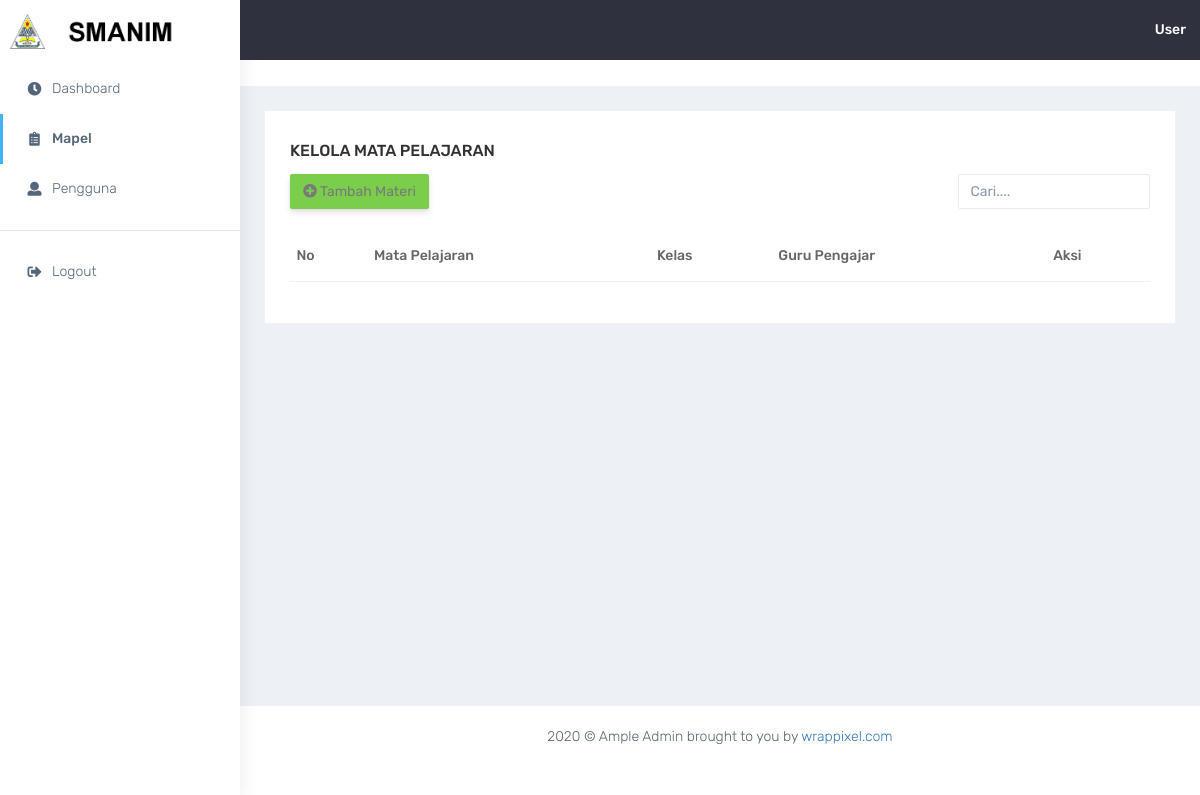
The page /admin/mapel.php (signed in) on the database as committed earlier.
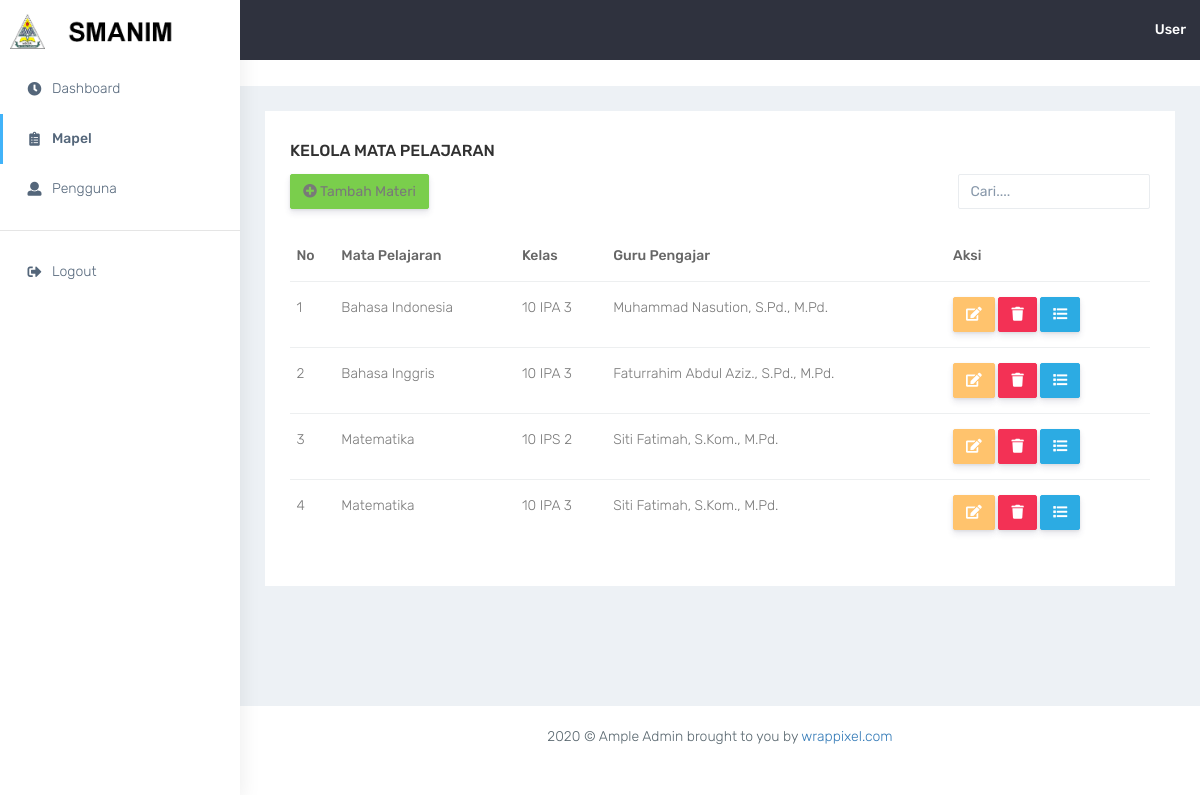
The same page on the database as committed later.
### tables this page shows
CREATE TABLE `tbl_mapel` (
  `id_mapel` int(11) NOT NULL,
  `id_user` int(11) NOT NULL,
  `id_kelas` int(11) NOT NULL,
  `mapel` varchar(100) NOT NULL
);

CREATE TABLE `tbl_kelas` (
  `id_kelas` int(11) NOT NULL,
  `tingkat` char(2) NOT NULL,
  `jurusan` enum('ipa','ips') NOT NULL,
  `kelas` char(2) NOT NULL
);

CREATE TABLE `tbl_user` (
  `id_user` int(11) NOT NULL,
  `id_kelas` int(11) DEFAULT NULL,
  `nama` varchar(100) NOT NULL,
  `jenkel` enum('L','P') NOT NULL,
  `tgl_lahir` date NOT NULL,
  `telp` varchar(13) NOT NULL,
  `username` varchar(100) NOT NULL,
  `password` varchar(100) NOT NULL,
  `akses` enum('usr','gur','adm') NOT NULL
);

### session.php (called while the page is built, shortened)
<?php
  if(isset($_SESSION['akses'])){
    $namau = $_SESSION['nama'];
  }else{
    header('location:login.php?stat=session_timeout');
    exit();
  }
?>

### admin/mapel.php (the view, shortened to what this page needs)
<?php
require_once('navbar.php');
?>
<div class="container-fluid">
    <div class="row">
        <div class="col-sm-12">
            <div class="white-box">
                <h3 class="box-title">Kelola Mata Pelajaran</h3>
                <div class="row">
                    <div class="col-lg-9">
                        <a href="tambah-mapel.php" class="btn btn-success"><i class="fa fa-plus-circle"></i> Tambah Materi</a>
                        <br><br>
                    </div>
                    <div class="col-lg-3">
                        <form>
                            <div class="form-group">
                            <input type="text" class="form-control" id="exampleInputEmail1" aria-describedby="emailHelp" placeholder="Cari....">
                            </div>
                        </form>
                    </div>
                </div>
                <div class="table-responsive">
                    <table class="table">
                        <thead>
                            <tr>
                                <th class="border-top-0">No</th>
                                <th class="border-top-0">Mata Pelajaran</th>
                                <th class="border-top-0">Kelas</th>
                                <th class="border-top-0">Guru Pengajar</th>
                                <th class="border-top-0">Aksi</th>
                            </tr>
                        </thead>
                        <tbody>
                          <?php
                            $no = 1;
                            $sql = mysqli_query($con,"SELECT * FROM tbl_mapel a INNER JOIN tbl_kelas b ON b.id_kelas = a.id_kelas INNER JOIN tbl_user c ON c.id_user = a.id_user ORDER BY a.mapel ASC, b.tingkat ASC, b.kelas ASC");
                            while($data = mysqli_fetch_array($sql)){
                          ?>
                            <tr>
                                <td><?= $no ?></td>
                                <td><?= $data['mapel'] ?></td>
                                <td><?= $data['tingkat']." ".strtoupper($data['jurusan'])." ".$data['kelas'] ?></td>
                                <td><?= $data['nama'] ?></td>
                                <td>
                                    <a href="edit-mapel.php?id=<?= $data['id_mapel'] ?>" class="btn btn-warning">
                                        <i class="fas fa-edit"></i>
                                    </a>
                                    <a href="del-mapel.php?id=<?= $data['id_mapel'] ?>" class="btn btn-danger" onclick="return confirm('Apakah Anda Yakin?');">
                                        <i class="fas fa-trash"></i>
                                    </a>
                                    <a href="detail-mapel.php?id=<?= $data['id_mapel'] ?>" class="btn btn-info">
                                        <i class="fas fa-list"></i>
                                    </a>
                                </td>
                            </tr>
                          <?php $no++; }?>
                        </tbody>
                    </table>
                </div>
            </div>
        </div>
    </div>
</div>
<?php require_once('footer.php');?>

### admin/navbar.php (shortened to what this page needs)
<!DOCTYPE html>
<html dir="ltr" lang="en">
<?php
require_once('../session.php');?>
<head>
    <link href="../asset/admin/plugins/bower_components/chartist/dist/chartist.min.css" rel="stylesheet">
    <link rel="stylesheet" href="../asset/admin/plugins/bower_components/chartist-plugin-tooltips/dist/chartist-plugin-tooltip.css">
    <link href="../asset/admin/css/style.min.css" rel="stylesheet">
</head>
<body onload="disAkses()">
    <div id="main-wrapper" data-layout="vertical" data-navbarbg="skin5" data-sidebartype="full"
        data-sidebar-position="absolute" data-header-position="absolute" data-boxed-layout="full">
        <header class="topbar" data-navbarbg="skin5">
            <nav class="navbar top-navbar navbar-expand-md navbar-dark">
                <div class="navbar-header" data-logobg="skin6">
                    <a class="navbar-brand" href="index.php">
                        <b class="logo-icon">
                            <img src="../asset/logo.png" alt="homepage" width="35px" height="35px" />
                        </b>
                        <span class="logo-text">
                            <img src="../asset/logo-text.png" alt="homepage" class="pt-2" width="75%" height="45%" />
                        </span>
                    </a>
                </div>
                <div class="navbar-collapse collapse" id="navbarSupportedContent" data-navbarbg="skin5">
                    <ul class="navbar-nav ml-auto d-flex align-items-center">
                        <li>
                            <a class="profile-pic" href="#"><span class="text-white font-medium"><?= $namau; ?></span></a>
                        </li>
                    </ul>
                </div>
            </nav>
        </header>
        <aside class="left-sidebar" data-sidebarbg="skin6">
            <div class="scroll-sidebar">
                <nav class="sidebar-nav">
                    <ul id="sidebarnav">
                        <li class="sidebar-item"> <a class="sidebar-link waves-effect waves-dark sidebar-link"
                            href="index.php" aria-expanded="false"><i class="fas fa-clock fa-fw"
                                aria-hidden="true"></i><span class="hide-menu">Dashboard</span></a></li>
                        <li class="sidebar-item"> <a class="sidebar-link waves-effect waves-dark sidebar-link"
                            href="mapel.php" aria-expanded="false">
                            <i class="fas fa-clipboard-list" aria-hidden="true"></i><span class="hide-menu">Mapel</span></a>
                        </li>
                        <li class="sidebar-item"> <a class="sidebar-link waves-effect waves-dark sidebar-link"
                                href="pengguna.php" aria-expanded="false"><i class="fa fa-user"
                                    aria-hidden="true"></i><span class="hide-menu">Pengguna</span></a></li>
                        <hr>
                        <li class="sidebar-item"> <a class="sidebar-link waves-effect waves-dark sidebar-link"
                                href="../logout.php" aria-expanded="false"><i class="fas fa-sign-out-alt"
                                    aria-hidden="true"></i><span class="hide-menu">Logout</span></a></li>
                    </ul>
                </nav>
            </div>
        </aside>
        <div class="page-wrapper">
            <div class="page-breadcrumb bg-white">
            </div>

### admin/footer.php (shortened to what this page needs)
            <footer class="footer text-center"> 2020 © Ample Admin brought to you by <a
                    href="https://www.wrappixel.com/">wrappixel.com</a>
            </footer>
        </div>
    </div>
</body>
</html>

Rows that differ between the two databases and show on the page:
added tbl_mapel: mapel "Bahasa Indonesia", id_kelas.tingkat "10", id_kelas.jurusan "IPA", id_kelas.kelas "3", id_user.nama "Muhammad Nasution, S.Pd., M.Pd."
now on this page (row edited): tbl_mapel: mapel "Bahasa Inggris", id_kelas.tingkat "10", id_kelas.jurusan "IPA", id_kelas.kelas "3", id_user.nama "Faturrahim Abdul Aziz., S.Pd., M.Pd."
now on this page (row edited): tbl_mapel: mapel "Matematika", id_kelas.tingkat "10", id_kelas.jurusan "IPS", id_kelas.kelas "2", id_user.nama "Siti Fatimah, S.Kom., M.Pd."
now on this page (row edited): tbl_mapel: mapel "Matematika", id_kelas.tingkat "10", id_kelas.jurusan "IPA", id_kelas.kelas "3", id_user.nama "Siti Fatimah, S.Kom., M.Pd."
